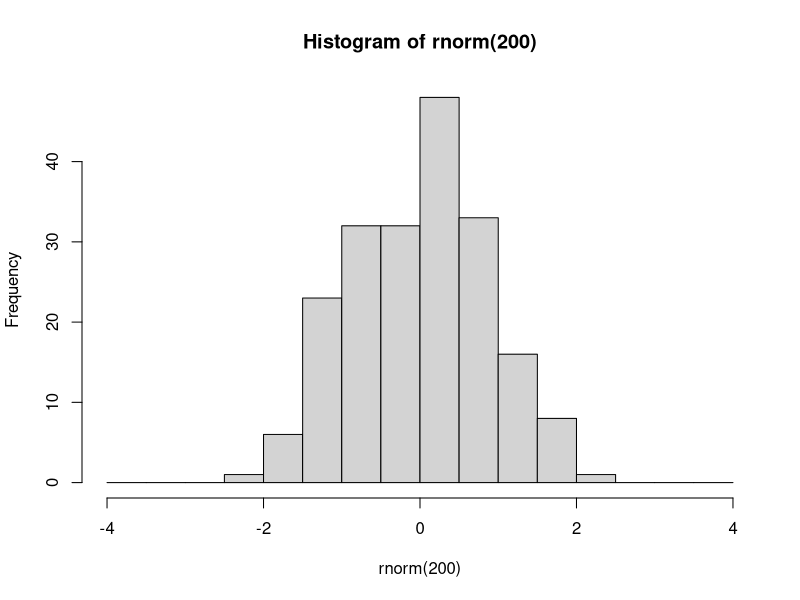
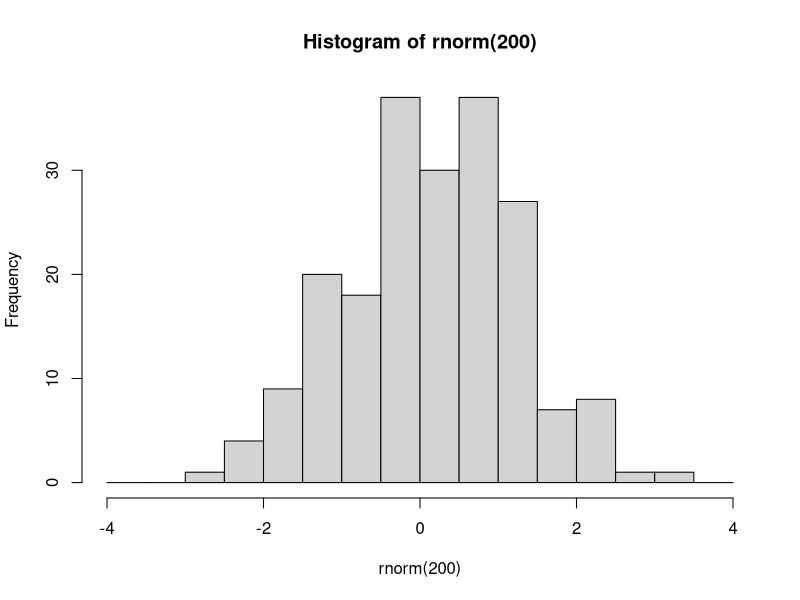

R code for these plots, in order: (Note: this script raises an error after producing the figures.)
###################################
###################################
########                   ########
########   Data Science 1  ########
########       Lab 7       ######## 
########  10th Dec. 2024   ########
########                   ########
###################################
###################################

## Welcome to lab #4. Today we will start with an introduction to the tidyverse,
# Then you will write your own lm() function, and finally a couple of exercises



#####################
####    Pipes    ####
#####################

# The pipe operator looks like this: |>
# It signifies: take the element on the left and use it as the first argument in the function on the right

# Example

hist(rnorm(200), breaks=seq(-4,4,0.5))
# is equivalent to

rnorm(200) |> hist(breaks=seq(-4,4,0.5))

# The purpose of the pipe is mostly aesthetic, in particular to avoid large numbers of parentheses when something needs to be transformed using multiple functions:



### 1.1 Rewrite the following expression using pipes:
set.seed(123)
round(sqrt(log(runif(10,1,10))),2)

runif(10,1,10) |> log() |> sqrt() |> round(2)

# Pipes were initially created in a package called magrittr, part of the 'tidyverse' group of packages


########################
####    Packages    ####
########################

# Packages are essentially environments full of functions and/or objects which aren't loaded into R by default, but must be first installed (generally from a repository called CRAN), and then loaded

# Here we will install tidyverse, which is not one but a series of packages written by the same group of people, which share a number of syntactical features

install.packages('tidyverse')

# After you have installed tidyverse into your packages, you must also load it into your environment

library(tidyverse)

# You will only have to install a package once. However, every time you start fresh in a new R environment, you will have to load the packages you need again.

#########################
####    TIDYVERSE    ####
#########################

# The tidyverse encompasses a very large number of packages, and is fairly powerful (in that you can do a lot using tidyverse packages)
# However, you DO NOT need to use tidyverse exclusively! I mostly don't use it, for example, preferring to stick to base R except for a few functionalities.

# Downsides of tidyverse include: unique syntax which is very different from other programming languages such as python
# 'Black box' functions that have specific purposes that must be remembered, as opposed to more general-purpose functions in base R
# Often actually more verbose than base R (ie. requires more lines of code to do the same thing)
# Using tidyverse is a matter of preference!

# The pipe operator was originally introduced in the tidyverse package magrittr. 
# The tidyverse pipe operator looks like this: %>%

set.seed(123)
runif(10,1,10) %>% 
  log() %>%
  sqrt() %>%
  round(2)

# In this class we will look at 2 important tidyverse packages.
# Today we will look at dplyr, which is used to manipulate and transform data.
# Next week we will learn ggplot2, which is used for plotting and data visualisation

#####################
####    dplyr    ####
#####################

# The philosophy behind dplyr is that every data transformation can be done using a function, and multiple transformations can be done by piping an object through multiple functions
# For example, in dplyr we no longer use indexing.
# Instead we use the functions 'select', to choose specific columns in a data frame, and 'filter', to choose specific rows.

data(mtcars)

# so instead of:
mtcars[mtcars$cyl == 6, 1:5]
# we would write:
mtcars %>%
  filter(cyl==6) %>%
  select(1:5)

### 2.1
# using select() and filter(), create a new database of cars that are over 4000 lbs in weight, retaining only the wt and mpg columns. Save this database to an object called 'df'.

mtcars %>% filter(wt >= 4) %>%
           select(wt,mpg) -> df

# After you have selected the rows and columns you are interested in, you can 
# change the order of the rows using arrange

df %>% arrange(wt)

df %>% arrange(desc(wt))


# To change variables, we can use mutate()
df %>% mutate(wt_kg=wt*453.592,
                    km_per_l = mpg*1.60934/3.78541) -> df

# And we can use ifelse() within mutate()
mtcars <- mtcars %>%
            mutate(wt_class = ifelse(wt>=4, 'Oversized','Standard'))

# We can even do a multiple ifelse statement using case_when()
mtcars <- mtcars %>%
            mutate(
              efficiency = case_when(
                mpg<=15 ~ 'low',
                mpg>15 & mpg<=20 ~ 'medium',
                mpg>20 ~ 'high'
                ))

# Next, summarise (or summarize) is a useful function which collapses a dataframe into a single row and can calculate summary statistics, eg:

mtcars %>% 
  summarise(
    mean_wt = mean(wt),
    sd_wt = sd(wt),
    n = length(mpg)
  )

# We can also use summarise to collapse a data frame not into one single row, but into as many rows as we have groups of interest. 
# To do this, first we need to use group_by()

mtcars %>% group_by(efficiency)

# You'll notice that this automatically changes the data frame into a new kind of object, called a tibble.
# Tibbles are basically tidyverse dataframes, that display information slightly differently, and are a bit more particular about certain things like not wanting empty cells.
# Tibbles can also be grouped, which allows for further operations down the line
# For example:

mtcars %>% 
  group_by(efficiency) %>%
  summarise(
    wt_kg=mean(wt),
    n=length(hp)
  ) %>%
  arrange(
    c('high','medium','low')
  )

# You can group by multiple variables

mtcars %>% 
  group_by(efficiency,cyl) %>%
  summarise(
    wt_kg=mean(wt),
    n=length(hp)
  ) %>% ungroup() -> mtcars_new

# After grouping a tibble, remember to ungroup it later using ungroup(), or you may have issues down the line.

# 3.1
data(iris)
# using the dplyr functions do the following:
# create a new column called Petal.Area which is the product of the petal width and petal length columns.
# For each of the different species of iris, present the mean and standard deviation for the sepal length, sepal width, and petal area, as well as the number of samples (n)
# Order this database in decreasing order of average petal length.



#######################################################
####    Code your own lm and predict functions!    ####
#######################################################

### 4.1 lm()

# Here I will walk you through the steps needed to write these functions. Follow along with the slides from this week's and last week's lectures - they contain all of the maths and some of the code that you need!

# At each step of the way, you should save each new element you calculate into a new object.

# Your lm function should take as input a y variable, and one or more x variables which should be inputted as a matrix or dataframe with one variable per column. 

my.lm <- function(y,x){

# Start by saving the sample size (n). You will need it later for calculating degrees of freedom for the test statistics and sampling distributions.
  n <- length(y)
# Next create the X matrix using as.matrix. Don't forget to add the column of 1s!
  x <- cbind(1,x) |> as.matrix()
# use the y input and your newly constructed x matrix to calculate the parameter estimates (or coefficients). 
# Hint: see lab 6, and remember that t() gives the transpose of a matrix and solve() gives its inverse
  b <- solve(t(x)%*%x) %*% t(x)%*%(y)
# Next, using these calculated coefficients, calculate all of the predicted values, y_hat, for each of the values of x (each of the rows of the X matrix). 
# Hint: look at the formula for the linear model - and remember we are multiplying matrices!
  y_hat <- x %*% b
# Next, calculate the residuals (actual values of y minus the predicted values y_hat)
  e <- y - y_hat
# Next calculate the estimate of the residual standard error, s. Careful about the denominator here: check how many degrees of freedom you have!
  s <- sqrt(sum(e^2)/(n-ncol(x)))

# Using s, calculate the variance covariance matrix of the coefficients.
  vcov_coef <- s^2 * solve(t(x)%*%(x))
# from this covariance matrix, extract the standard errors of the coefficients
  se_coef <- vcov_coef |> diag() |> sqrt()
# use these standard errors to calculate the t-values for each of the coefficients
  t_vals <- b/se_coef
# And use these t-values to calculate p-values.
  p <- pt(-abs(t_vals), n-ncol(x))*2
# Next, calculate the R2 value

  RSS <- sum(e^2)
  TSS <- sum((y - mean(y)^2))
  r2 <- 1 - RSS/TSS
# Bonus points if you want to look up how to calculate adjusted R2
  adj_r2 <- 1 - (RSS/(n - ncol(x)))/(TSS/(n-1))

# Next, calculate the F-statistic and the p-value for the model.
  f_stat <- ((TSS-RSS)/(ncol(x)-1))/(RSS/(n-ncol(x)))
  model_p <- 
  
# Finally, put all of these elements into a list, and have your function return that list. 
  return(list(n=n,
              coefficients = b,
              residuals = e,
              s = s,
              vcov = vcov_coef,
              se = se_coef,
              t_values = t_vals,
              p_values = p,
              r2 = r2,
              adj_r2 = adj_r2,
              F_statistic = f_stat,
              model_p_value = model_p))
}

# compare your function against the built-in R function in R.

my.lm(y=mtcars$mpg,x=mtcars[,c('wt','cyl')])

### 4.2 predict()

# This will be much shorter. Create a new function that takes as input the output from your first function, along with a new_data object that has as many columns as there are predictor variables in the model output, and a confidence interval size

my.predict <- function(model_output, new_data, ci_level = 0.97) {
  
  # Extract coefficients from your my.lm output
  coef = model_output$coefficients

  # Add a column of 1s to the new_data
  new_data = as.matrix(cbind(1, new_data))

  # generate the predicted values of y from the new_data object based on the coefficients from the model
  # Again, remember the formula for the linear model!
  y_hat = new_data %*% coef

#for each of these predicted values, calculate a confidence interval
  # first calculate the critical levels of the t-distribution using the ci_level and the degrees of freedom
  area_in_tails = (1-ci_level)/2
  t_lower = qt(area_in_tails, model_output$n - length(coef))
  t_upper = - t_lower
  t_upper = qt(area_in_tails, model_output$n - length(coef), lower.tail = F)

  # next, for each row of the new_data object, calculate the standard error of the predicted value
  # Check the slides, and remember that 𝒗𝒄𝒐𝒗(𝒃) was saved as "vcov" in the model output
  sy = sqrt(apply(new_data,1,function(.)t(.)%*%model_output$vcov%*%.))
  


  # next, calculate the upper and lower confidence boundaries for each prediction using the critical t-levels and the previously calculated standard error
 ci_lower = sy*t_lower + y_hat
 ci_upper = sy*t_upper + y_hat

  # finally, put these confidence intervals into a dataframe
 ci = data.frame(ci_lower,ci_upper)
 colnames(ci) = paste0(ci_level,'%_',c('lower','upper'))
 df = cbind(y_hat = y_hat,ci)
 return(df)
}


### 4.3
# Use your functions to run the following model


# mtcars$mpg ~ mtcars$wt + mtcars$cyl

model <- my.lm(y = mtcars$mpg, x = mtcars[, c("wt", "cyl")])
my.predict(model, new_data = data.frame(wt = 3.5, cyl = 4), ci_level = 0.99)
predict(lm(mpg~ wt + cyl, data=mtcars), data.frame(wt = 3.5, cyl = 4), interval = "confidence", level = 0.99)

# Then plot predicted marginal effect of weight for a car with 4 cylinders. Add 96% confidence intervals to the graph.
# Hint: For this, in your "newdata" object, add a column of 4s for the number of cylinders

# Compare this graph to the graph from the lecture.


# What do you conclude?



